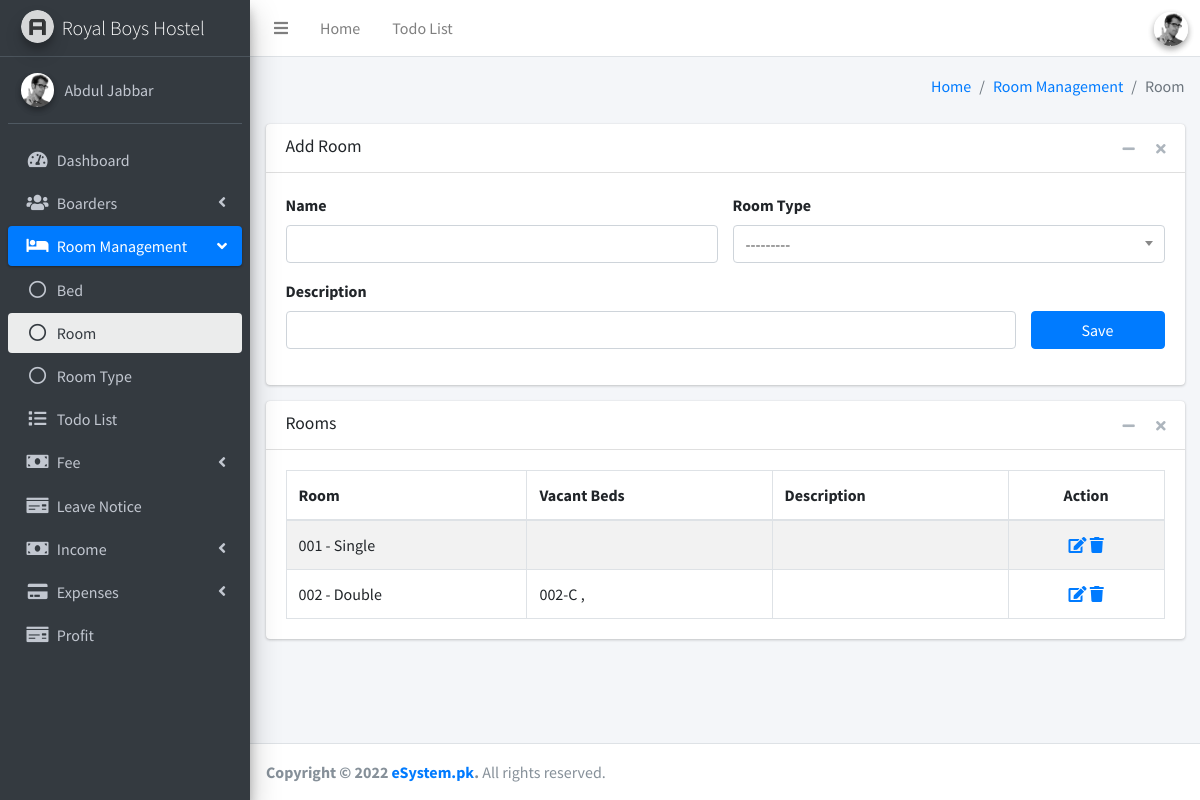
Page /room/ (signed in) on the committed database.
### hostel/models.py (models this page shows, shortened)
class Room(models.Model):
    name = models.CharField("Room No.",max_length=200)
    roomtype = models.ForeignKey(RoomType, on_delete=models.CASCADE)
    description = models.CharField("description",max_length=200, blank=True)
    class Meta:
        verbose_name_plural = "Room"

class RoomType(models.Model):
    name = models.CharField("type", max_length=200)
    class Meta:
        verbose_name_plural = "Room Type"
    def __str__(self):
        return self.name

class Bed(models.Model):
    name = models.CharField("Bed No.",max_length=200)
    room = models.ForeignKey(Room, on_delete=models.CASCADE, default='1')
    class Meta:
        verbose_name_plural = "Bed"
    def __str__(self):
        return self.name

### hostel/views.py (the view)
# urls.py: path('room/', room, name='room'),
@login_required(login_url='loginpage')
def room(request):
	allrooms = Room.objects.all()
	total_beds = Bed.objects.all().annotate(num_beds=Count("all_beds"))
	assigned_beds = total_beds.filter(num_beds__gt=0)
	unassigned_beds = total_beds.exclude(num_beds__gt=0)
	form = RoomForm(request.POST or None, request.FILES or None)
	if form.is_valid():
		form.save()
		messages.success(request, "Room added successfully.")
		return redirect('/room')
	context = {'allrooms':allrooms, 'unassigned_beds':unassigned_beds, 'room':'Add Room', 'rooms':'Rooms', 'form':form, 'roommo':'menu-open', 'roomac':'active', 'rooac':'active'}
	return render(request, 'room.html', context)

### hostel/forms.py
class RoomForm(forms.ModelForm):
    class Meta:
        model = Room
        fields = ['name', 'roomtype', 'description']
        widgets = {
            'name': forms.TextInput(attrs={'class': 'form-control'}),
            'roomtype': forms.Select(attrs={'class': 'form-control select2'}),
            'description': forms.TextInput(attrs={'class': 'form-control'}),
         }

### templates/room.html (shortened to what this page needs)
{% extends 'base.html' %}
{% block content %}
  <div class="content-wrapper">
    <div class="content-header">
      <div class="container-fluid">
        <div class="row mb-2">
          <div class="col-sm-6">
          </div>
          <div class="col-sm-6">
            <ol class="breadcrumb float-sm-right">
              <li class="breadcrumb-item"><a href="#">Home</a></li>
              <li class="breadcrumb-item"><a href="#">Room Management</a></li>
              <li class="breadcrumb-item active">Room</li>
            </ol>
          </div>
        </div>
      </div>
    </div>
    <div class="content">
      <div class="container-fluid">
<div class="card card-default">
<div class="card-header">
<h3 class="card-title">{{ room }}</h3>
<div class="card-tools">
<button type="button" class="btn btn-tool" data-card-widget="collapse">
<i class="fas fa-minus"></i>
</button>
<button type="button" class="btn btn-tool" data-card-widget="remove">
<i class="fas fa-times"></i>
</button>
</div>
</div>
<div class="card-body">
<form method="POST" action="" autocomplete="off" enctype="multipart/form-data">
     <div class="row">
<div class="col-md-6">
  <div class="form-group">
    <label for="notes">Name</label>
{{ form.name }}
</div>
</div>
<div class="col-md-6">
  <div class="form-group">
    <label for="notes">Room Type</label>
</div>
</div>
<div class="col-md-12"><label for="notes">Description</label></div>
<div class="col-md-10">
<div class="form-group">
{{ form.description }}
</div>
</div>
<div class="col-md-2">
<button type="submit" class="btn btn-block btn-primary">Save</button>
</div>
</div>
</form>
</div>
</div>
<div class="card card-default">
<div class="card-header">
<h3 class="card-title">{{ rooms }}</h3>
<div class="card-tools">
<button type="button" class="btn btn-tool" data-card-widget="collapse">
<i class="fas fa-minus"></i>
</button>
<button type="button" class="btn btn-tool" data-card-widget="remove">
<i class="fas fa-times"></i>
</button>
</div>
</div>
<div class="card-body">
<table id="example1" class="table table-bordered table-striped">
<thead>
<tr>
<th>Room</th>
<th>Vacant Beds</th>
<th>Description</th>
<th class="text-center">Action</th>
</tr>
</thead>
<tbody>
  {% for room in allrooms %}
<tr>
<td>{{ room.name }} - {{ room.roomtype }}</td>
<td>
  {% for bed in room.bed_set.all %}
    {% if bed in unassigned_beds %}
      <span> {{bed}} , </span>
    {% endif %}
  {% endfor %}
</td>
<td>{{ room.description }}</td>
<td class="text-center">
  <a href="{% url 'updateroom' room.id %}"><i class="fas fa-edit"></i></a>
  <a href="" data-toggle="modal" data-target="#deteteModal{{room.id}}"><i class="fas fa-trash"></i></a>
</td>
</tr>
  {% endfor %}
</tbody>
</table>
</div>
</div>
      </div>
    </div>
  </div>
{% endblock %}

### rows in the picture
Room: name "001", roomtype "Single"
Room: name "002", roomtype "Double"
Bed: name "002-C"

### other values in the picture
{{ room }} "Add Room"
{{ rooms }} "Rooms"
